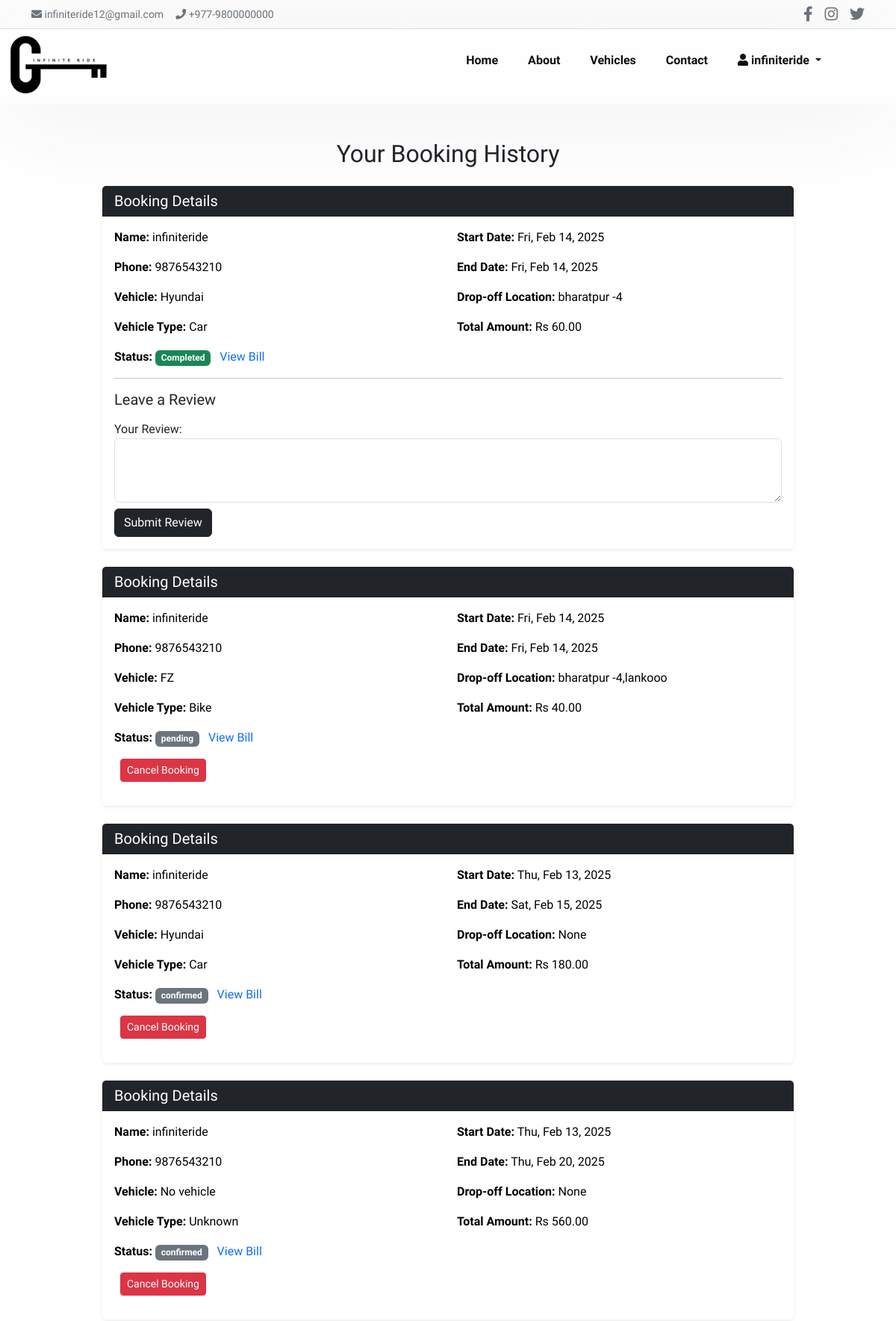
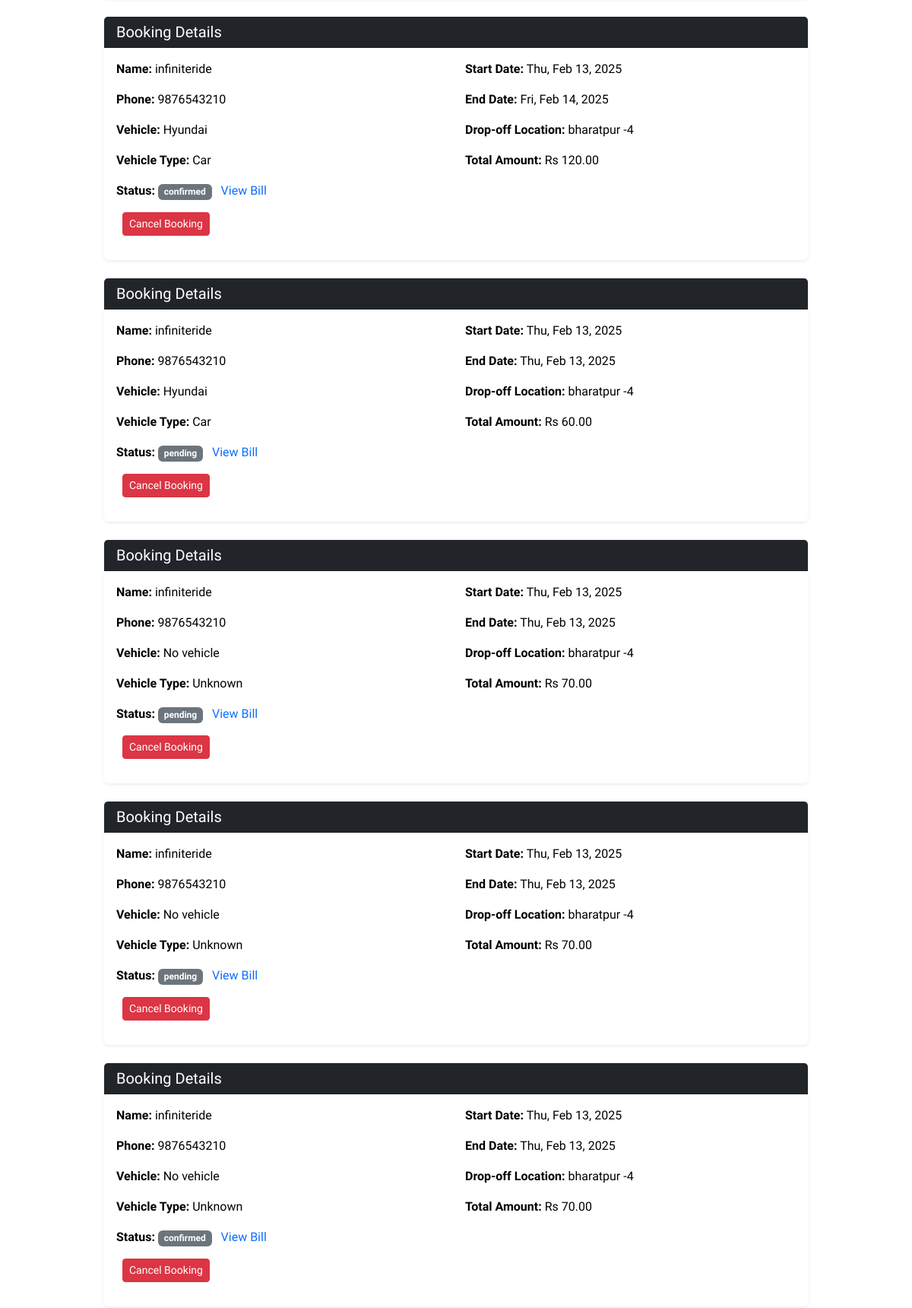
/booking-history/ (signed in, upper part), run on the app's committed database (2 pictures, top to bottom).
### InfiniteRide/models.py (models this page shows, shortened)
class CustomUser(AbstractUser):
    phone = models.CharField(max_length=15, unique=True)
    name = models.CharField(max_length=150, blank=True, null=True)
    email = models.EmailField(unique=True)
    username = models.CharField(max_length=150, blank=True, null=True, unique=False)
    USERNAME_FIELD = 'email'
    REQUIRED_FIELDS = [ 'username', 'phone']

class Booking(models.Model):
    STATUS_CHOICES = [
        ('pending', 'Pending'),
        ('confirmed', 'Confirmed'),
        ('cancelled', 'Cancelled'),
    ]
    user = models.ForeignKey(User, on_delete=models.CASCADE)
    phone_number = models.CharField(max_length=15, null=True, blank=True)
    start_date = models.DateField()
    end_date = models.DateField()
    car = models.ForeignKey('Car', on_delete=models.SET_NULL, null=True, blank=True)
    bike = models.ForeignKey('Bike', on_delete=models.SET_NULL, null=True, blank=True)
    large_vehicle = models.ForeignKey('LargeVehicle', on_delete=models.SET_NULL, null=True, blank=True)
    total_days = models.PositiveIntegerField()
    total_amount = models.DecimalField(max_digits=10, decimal_places=2)
    status = models.CharField(max_length=10, choices=STATUS_CHOICES, default='pending')
    self_drive = models.BooleanField(default=False)
    license_document = models.FileField(upload_to='licenses/', null=True, blank=True)
    drop_off_required = models.BooleanField(default=False)
    drop_off_address = models.TextField(null=True, blank=True)
    special_requirements = models.TextField(null=True, blank=True)
    created = models.DateTimeField(auto_now_add=True)
    is_completed = models.BooleanField(default=False)
    is_seen_by_admin = models.BooleanField(default=False)
    booking_date = models.DateTimeField(default=datetime.datetime.now,blank=True)
    PAYMENT_CHOICES = [
        ("Unpaid", "Unpaid"),
        ("Paid", "Paid"),
    ]
    payment_status = models.CharField(max_length=10, choices=PAYMENT_CHOICES, default="Unpaid")
    def get_vehicle(self):
        if self.car:
            return self.car.name
        elif self.bike:
            return self.bike.name
        elif self.large_vehicle:
            return self.large_vehicle.name
        return "No vehicle"
    def get_vehicle_type(self):
        if self.car:
            return "Car"
        elif self.bike:
            return "Bike"
        elif self.large_vehicle:
            return "Large Vehicle"
        return "Unknown"

class Vehicle(models.Model):
    name = models.CharField(max_length=100)
    description = models.TextField()
    price_per_day = models.DecimalField(max_digits=10, decimal_places=2)
    image = models.ImageField(upload_to='vehicles/', blank=False, null=False)
    available = models.BooleanField(default=True)
    featured_vehicle = models.BooleanField(default=False)
    available = models.BooleanField(default=True)
    class Meta:
        abstract = True

class Car(Vehicle):
    seating_capacity = models.IntegerField()
    fuel_type = models.CharField(max_length=50)
    transmission_type = models.CharField(max_length=50)
    needs_driver = models.BooleanField(default=False)

class Bike(Vehicle):
    engine_capacity = models.FloatField()
    bike_type = models.CharField(max_length=50)

### InfiniteRide/views.py (the view)
# urls.py: path('booking-history/', views.booking_history, name='booking_history'),
def booking_history(request):
    bookings = Booking.objects.filter(user=request.user).order_by('-start_date')
    return render(request, 'Booking_history.html', {'bookings': bookings})

### templates/booking_history.html (shortened to what this page needs)
{% extends 'base.html' %}
{% block body %}
<div class="container mt-5">
    <h2 class="mb-4 text-center">Your Booking History</h2>
    {% if bookings %}
        <div class="row">
            {% for booking in bookings %}
                <div class="col-md-10 offset-md-1 mb-4">
                    <div class="card shadow-sm border-0 rounded-lg">
                        <div class="card-header bg-dark text-white">
                            <h5 class="mb-0">Booking Details</h5>
                        </div>
                        <div class="card-body">
                            <div class="row">
                                <div class="col-md-6">
                                    <p><strong>Name:</strong> {{ booking.user.username }}</p>
                                    <p><strong>Phone:</strong> {{ booking.user.phone }}</p>
                                    <p><strong>Vehicle:</strong> {{ booking.get_vehicle }}</p>
                                    <p><strong>Vehicle Type:</strong> {{ booking.get_vehicle_type }}</p>
                                </div>
                                <div class="col-md-6">
                                    <p><strong>Start Date:</strong> {{ booking.start_date|date:"D, M d, Y" }}</p>
                                    <p><strong>End Date:</strong> {{ booking.end_date|date:"D, M d, Y" }}</p>
                                    <p><strong>Drop-off Location:</strong> {{ booking.drop_off_address }}</p>
                                    <p><strong>Total Amount:</strong> Rs {{ booking.total_amount }}</p>
                                </div>
                            </div>
                            <p><strong>Status:</strong>
                                <span class="badge fw-bold
                                    {% if booking.is_completed %} bg-success
                                    {% elif booking.status == 'Pending' %} bg-warning text-dark
                                    {% elif booking.status == 'Confirmed' %} bg-primary
                                    {% elif booking.status == 'Canceled' %} bg-danger
                                    {% else %} bg-secondary {% endif %}">
                                    {% if booking.is_completed %}Completed{% else %}{{ booking.status }}{% endif %}
                                </span>
                                <a href="{% url 'bill_detail' booking_id=booking.id %}" class="ms-2 text-decoration-none">View Bill</a>
                                {% if not booking.is_completed and booking.status != 'Canceled' %}
                                <form method="post" action="{% url 'cancel_booking' booking.id %}" style="display:inline;" onsubmit="return confirm('Are you sure you want to cancel this booking?');">
                                    <button type="submit" class="btn btn-sm btn-danger ms-2">Cancel Booking</button>
                                </form>
                            {% endif %}
                            </p>
                            {% if booking.is_completed %}
                                <hr>
                                {% if booking.reviews.count == 0 %}
                                    <h5 class="mb-3">Leave a Review</h5>
                                    <form method="post" action="{% url 'submit_review' %}" class="review-form">
                                        <div class="form-group mb-2">
                                            <label for="review_text">Your Review:</label>
                                            <textarea class="form-control" name="review_text" rows="3" required></textarea>
                                        </div>
                                        <button type="submit" class="btn btn-dark">Submit Review</button>
                                    </form>
                                {% endif %}
                            {% endif %}
                        </div>
                    </div>
                </div>
            {% endfor %}
        </div>
    {% else %}
        <p class="text-center text-muted">No bookings available in your history.</p>
    {% endif %}
</div>
{% endblock %}

### templates/base.html (shortened to what this page needs)
<!DOCTYPE html>
<html lang="en">
<head>
    {% load static %}
    <link rel="stylesheet" href=" {% static 'style.css' %}">
    <link rel="stylesheet" href="https://cdnjs.cloudflare.com/ajax/libs/font-awesome/5.15.4/css/all.min.css">
    <link href="{% static 'bootstrap-5.3.3-dist/css/bootstrap.min.css' %}" rel="stylesheet">
</head>
<body>
<section id="topbar" class=" border-bottom py-1" >
  <div class="container d-flex justify-content-between align-items-center">
    <div class="d-flex gap-3 align-items-center small text-secondary">
      <div> <a href="mailto:infiniteride12@gmail.com" class="text-secondary text-decoration-none">infiniteride12@gmail.com</a></div>
      <div><i class="fas fa-phone"></i> <a href="tel:+9779800000000" class="text-secondary text-decoration-none">+977-9800000000</a></div>
    </div>
    <div class="d-flex gap-3">
      <a href="https://facebook.com" target="_blank" class="text-secondary fs-5"><i class="fab fa-facebook-f"></i></a>
      <a href="https://instagram.com" target="_blank" class="text-secondary fs-5"><i class="fab fa-instagram"></i></a>
      <a href="https://twitter.com" target="_blank" class="text-secondary fs-5"><i class="fab fa-twitter"></i></a>
    </div>
  </div>
</section>
    <section id="header">
        <a hred="#"><img src="{% static 'img/logo1.png' %}" class="logo" alt="logo"></a>
        <div>
             <ul id="navbar">
                <li><a  href="{% url 'home' %}">Home</a></li>
                <li><a href="{% url 'about' %}">About</a></li>
                <li><a href="{% url 'vehicle_list'%}">Vehicles</a></li>
                <li><a  href="{% url 'contact'%}">Contact</a></li>
                {% if user.is_authenticated %}
            <li class="nav-item dropdown" >
            <a class="nav-link dropdown-toggle" href="#" id="userDropdown" role="button"
            data-bs-toggle="dropdown" aria-expanded="false">
            <i class="fas fa-user"></i>  {{ user.username }}
             </a>
            </li>
            {% else %}
                <li><a href="{% url 'login' %}">Login</a></li>
            {% endif %}
            </ul>
        </div>
    </section>
    {% block body %} {% endblock body %}
</body>
</html>

### static/style.css (style rules this page uses)
* { margin: 0; padding: 0; box-sizing: border-box; font-family: "spartan", sans-serif; }
h2 { font-size: 46px; line-height: 54px; color: #222; }
p { font-size: 16px; color: #000000; margin: 15px 0 20px 0; }
body { width: 100%; }
#header { height: 100px; display: flex; align-items: center; justify-content: space-between; padding: 20px 80px; background: #fefefe; box-shadow: 0 5px 150px #3a353517; z-index: 999; position: sticky; top: 0; left: 0; }
#header { transition: background-color 0.3s ease, box-shadow 0.3s ease, transform 0.3s ease; }
#header .logo { margin-bottom: 20px; width: 30%; height: 80px; margin-top: 12px; background-size: contain; background-repeat: no-repeat; background-position: center; filter: grayscale(1) contrast(10) brightness(0); }
#header .logo { height: 200px; width: auto; margin-left: -100px; }
#navbar { display: flex; align-items: center; justify-content: center; }
#navbar li { list-style: none; padding: 0 20px; position: relative; }
#navbar li a { text-decoration: none; font-size: 16px; font-weight: 600; color: #0f0e0f; transition: 0.3s ease; }
.dropdown { position: relative; display: inline-block; }

### data on the page
CustomUser: username "infiniteride"
Booking: user.username "infiniteride", user.phone "9876543210", get_vehicle "Hyundai", get_vehicle_type "Car", start_date "Fri, Feb 14, 2025", end_date "Fri, Feb 14, 2025", drop_off_address "bharatpur -4", total_amount "60.00", is_completed "Completed"
Booking: user.username "infiniteride", user.phone "9876543210", get_vehicle "FZ", get_vehicle_type "Bike", start_date "Fri, Feb 14, 2025", end_date "Fri, Feb 14, 2025", drop_off_address "bharatpur -4,lankooo", total_amount "40.00", status "pending", is_completed "Cancel Booking"
Booking: user.username "infiniteride", user.phone "9876543210", get_vehicle "Hyundai", get_vehicle_type "Car", start_date "Thu, Feb 13, 2025", end_date "Sat, Feb 15, 2025", drop_off_address "None", total_amount "180.00", status "confirmed", is_completed "Cancel Booking"
Booking: user.username "infiniteride", user.phone "9876543210", get_vehicle "No vehicle", get_vehicle_type "Unknown", start_date "Thu, Feb 13, 2025", end_date "Thu, Feb 20, 2025", drop_off_address "None", total_amount "560.00", status "confirmed", is_completed "Cancel Booking"
Booking: user.username "infiniteride", user.phone "9876543210", get_vehicle "Hyundai", get_vehicle_type "Car", start_date "Thu, Feb 13, 2025", end_date "Fri, Feb 14, 2025", drop_off_address "bharatpur -4", total_amount "120.00", status "confirmed", is_completed "Cancel Booking"
Booking: user.username "infiniteride", user.phone "9876543210", get_vehicle "Hyundai", get_vehicle_type "Car", start_date "Thu, Feb 13, 2025", end_date "Thu, Feb 13, 2025", drop_off_address "bharatpur -4", total_amount "60.00", status "pending", is_completed "Cancel Booking"
Booking: user.username "infiniteride", user.phone "9876543210", get_vehicle "No vehicle", get_vehicle_type "Unknown", start_date "Thu, Feb 13, 2025", end_date "Thu, Feb 13, 2025", drop_off_address "bharatpur -4", total_amount "70.00", status "pending", is_completed "Cancel Booking"
Booking: user.username "infiniteride", user.phone "9876543210", get_vehicle "No vehicle", get_vehicle_type "Unknown", start_date "Thu, Feb 13, 2025", end_date "Thu, Feb 13, 2025", drop_off_address "bharatpur -4", total_amount "70.00", status "pending", is_completed "Cancel Booking"
Booking: user.username "infiniteride", user.phone "9876543210", get_vehicle "No vehicle", get_vehicle_type "Unknown", start_date "Thu, Feb 13, 2025", end_date "Thu, Feb 13, 2025", drop_off_address "bharatpur -4", total_amount "70.00", status "confirmed", is_completed "Cancel Booking"
